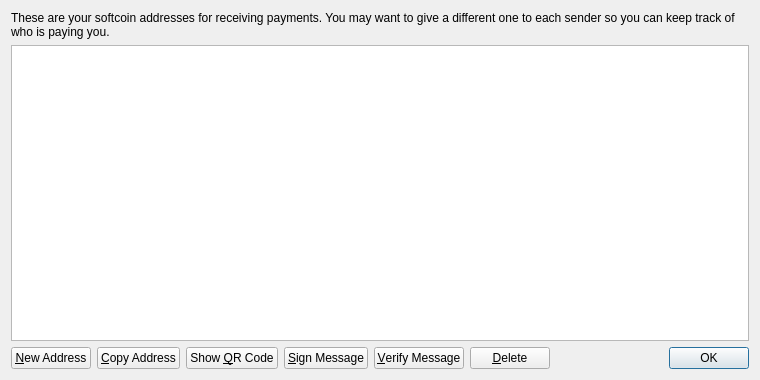
<?xml version="1.0" encoding="UTF-8"?>
<ui version="4.0">
 <class>AddressBookPage</class>
 <widget class="QWidget" name="AddressBookPage">
  <property name="geometry">
   <rect>
    <x>0</x>
    <y>0</y>
    <width>760</width>
    <height>380</height>
   </rect>
  </property>
  <property name="windowTitle">
   <string>Address Book</string>
  </property>
  <layout class="QVBoxLayout" name="verticalLayout">
   <item>
    <widget class="QLabel" name="labelExplanation">
     <property name="text">
      <string>These are your softcoin addresses for receiving payments. You may want to give a different one to each sender so you can keep track of who is paying you.</string>
     </property>
     <property name="textFormat">
      <enum>Qt::PlainText</enum>
     </property>
     <property name="wordWrap">
      <bool>true</bool>
     </property>
    </widget>
   </item>
   <item>
    <widget class="QTableView" name="tableView">
     <property name="contextMenuPolicy">
      <enum>Qt::CustomContextMenu</enum>
     </property>
     <property name="toolTip">
      <string>Double-click to edit address or label</string>
     </property>
     <property name="tabKeyNavigation">
      <bool>false</bool>
     </property>
     <property name="alternatingRowColors">
      <bool>true</bool>
     </property>
     <property name="selectionMode">
      <enum>QAbstractItemView::SingleSelection</enum>
     </property>
     <property name="selectionBehavior">
      <enum>QAbstractItemView::SelectRows</enum>
     </property>
     <property name="sortingEnabled">
      <bool>true</bool>
     </property>
     <attribute name="verticalHeaderVisible">
      <bool>false</bool>
     </attribute>
    </widget>
   </item>
   <item>
    <layout class="QHBoxLayout" name="horizontalLayout">
     <item>
      <widget class="QPushButton" name="newAddressButton">
       <property name="toolTip">
        <string>Create a new address</string>
       </property>
       <property name="text">
        <string>&amp;New Address</string>
       </property>
       <property name="icon">
        <iconset resource="../bitcoin.qrc">
         <normaloff>:/icons/add</normaloff>:/icons/add</iconset>
       </property>
      </widget>
     </item>
     <item>
      <widget class="QPushButton" name="copyToClipboard">
       <property name="toolTip">
        <string>Copy the currently selected address to the system clipboard</string>
       </property>
       <property name="text">
        <string>&amp;Copy Address</string>
       </property>
       <property name="icon">
        <iconset resource="../bitcoin.qrc">
         <normaloff>:/icons/editcopy</normaloff>:/icons/editcopy</iconset>
       </property>
      </widget>
     </item>
     <item>
      <widget class="QPushButton" name="showQRCode">
       <property name="text">
        <string>Show &amp;QR Code</string>
       </property>
       <property name="icon">
        <iconset resource="../bitcoin.qrc">
         <normaloff>:/icons/qrcode</normaloff>:/icons/qrcode</iconset>
       </property>
      </widget>
     </item>
     <item>
      <widget class="QPushButton" name="signMessage">
       <property name="toolTip">
        <string>Sign a message to prove you own a Bitcoin address</string>
       </property>
       <property name="text">
        <string>&amp;Sign Message</string>
       </property>
       <property name="icon">
        <iconset resource="../bitcoin.qrc">
         <normaloff>:/icons/edit</normaloff>:/icons/edit</iconset>
       </property>
      </widget>
     </item>
     <item>
      <widget class="QPushButton" name="verifyMessage">
       <property name="toolTip">
        <string>Verify a message to ensure it was signed with a specified Bitcoin address</string>
       </property>
       <property name="text">
        <string>&amp;Verify Message</string>
       </property>
       <property name="icon">
        <iconset resource="../bitcoin.qrc">
         <normaloff>:/icons/transaction_0</normaloff>:/icons/transaction_0</iconset>
       </property>
      </widget>
     </item>
     <item>
      <widget class="QPushButton" name="deleteButton">
       <property name="toolTip">
        <string>Delete the currently selected address from the list. Only sending addresses can be deleted.</string>
       </property>
       <property name="text">
        <string>&amp;Delete</string>
       </property>
       <property name="icon">
        <iconset resource="../bitcoin.qrc">
         <normaloff>:/icons/remove</normaloff>:/icons/remove</iconset>
       </property>
      </widget>
     </item>
     <item>
      <spacer name="horizontalSpacer">
       <property name="orientation">
        <enum>Qt::Horizontal</enum>
       </property>
       <property name="sizeHint" stdset="0">
        <size>
         <width>40</width>
         <height>20</height>
        </size>
       </property>
      </spacer>
     </item>
     <item>
      <widget class="QDialogButtonBox" name="buttonBox">
       <property name="sizePolicy">
        <sizepolicy hsizetype="Maximum" vsizetype="Fixed">
         <horstretch>0</horstretch>
         <verstretch>0</verstretch>
        </sizepolicy>
       </property>
       <property name="standardButtons">
        <set>QDialogButtonBox::Ok</set>
       </property>
      </widget>
     </item>
    </layout>
   </item>
  </layout>
 </widget>
 <resources>
  <include location="../bitcoin.qrc"/>
 </resources>
 <connections/>
</ui>
